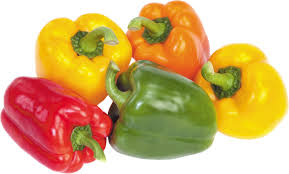
#> input picture peppers.jpeg, 289 x 174 px
$ jupyter execute watershed.ipynb
#> lines starting #> are read from the running program, lines starting #| are printed output that depends on the picture; after the words box and inside, x2 and y2 are one past the last pixel; in counts of white or black regions, pixels touching at a corner belong together
[cell 1]
import numpy as np
import matplotlib.pyplot as plt
from skimage import io, filters, morphology, segmentation, color, util
from scipy import ndimage as ndi

img = io.imread('peppers.jpeg')
#> img is the input picture: shape (174, 289, 3); mean R, G, B 212.2, 176.1, 118.7
if img.ndim == 3:
    gray = color.rgb2gray(img)
else:
    gray = img

plt.figure(); plt.imshow(gray, cmap='gray'); plt.title('Original Image')

gmag = filters.sobel(gray)
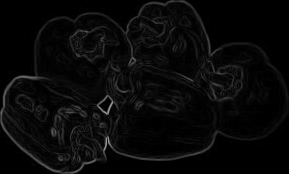
#> gmag: shape (174, 289) float64; min 0, max 0.616, mean 0.0352
plt.figure(); plt.imshow(gmag, cmap='gray'); plt.title('Gradient Magnitude')

se = morphology.disk(2)
Ie = morphology.erosion(gray, se)
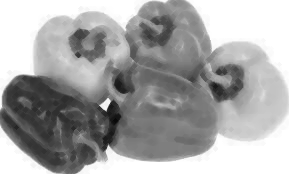
#> Ie: shape (174, 289) float64; min 0.0362, max 1, mean 0.657
Iobr = morphology.reconstruction(Ie, gray)

Iobrd = morphology.dilation(Iobr, se)
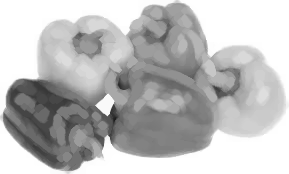
#> Iobrd: shape (174, 289) float64; min 0.119, max 1, mean 0.741
Iobrcbr = morphology.reconstruction(util.invert(Iobrd), util.invert(Iobr))
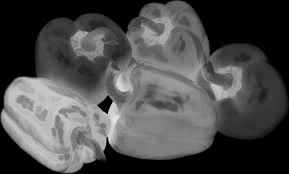
#> Iobrcbr: shape (174, 289) float64; min 0, max 0.881, mean 0.296
Iobrcbr = util.invert(Iobrcbr)

fgm = morphology.local_maxima(Iobrcbr)
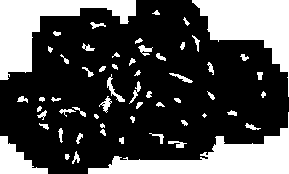
#> fgm: shape (174, 289) bool; 30.4% white; 58 white regions (3 under 20 px), largest, box (x1, y1, x2, y2) and area: (88, 112, 289, 174) 4315, (0, 0, 136, 80) 3986, (192, 0, 289, 97) 3969

markers, _ = ndi.label(fgm)
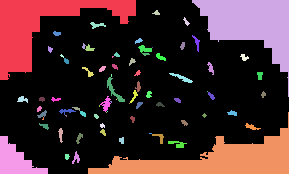
#> markers: shape (174, 289) int32; 77 distinct labels, from 0 to 76; one colour per label, 0 black

D = ndi.distance_transform_edt(~fgm)
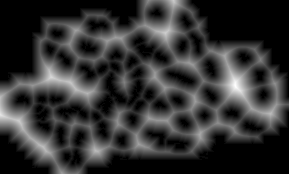
#> D: shape (174, 289) float64; min 0, max 23.77, mean 4.7; drawn with min black and max white
grad2 = gmag.copy()
grad2[D == 0] = grad2.max()
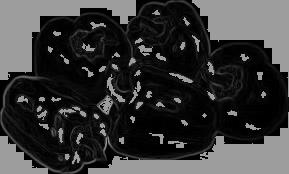
#> grad2: shape (174, 289) float64; min 0, max 0.616, mean 0.22

L = segmentation.watershed(grad2, markers=markers)
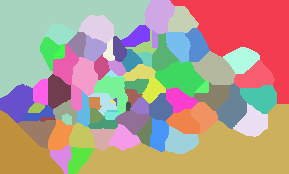
#> L: shape (174, 289) int32; 76 distinct labels, from 1 to 76; one colour per label, 0 black
Lrgb = color.label2rgb(L, image=gray, bg_label=0)
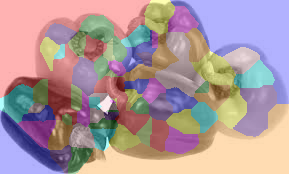
#> Lrgb: shape (174, 289, 3) float64; mean R, G, B 0.685, 0.597, 0.614

plt.figure(); plt.imshow(Lrgb); plt.title('Watershed Segmented Image'); plt.show()
